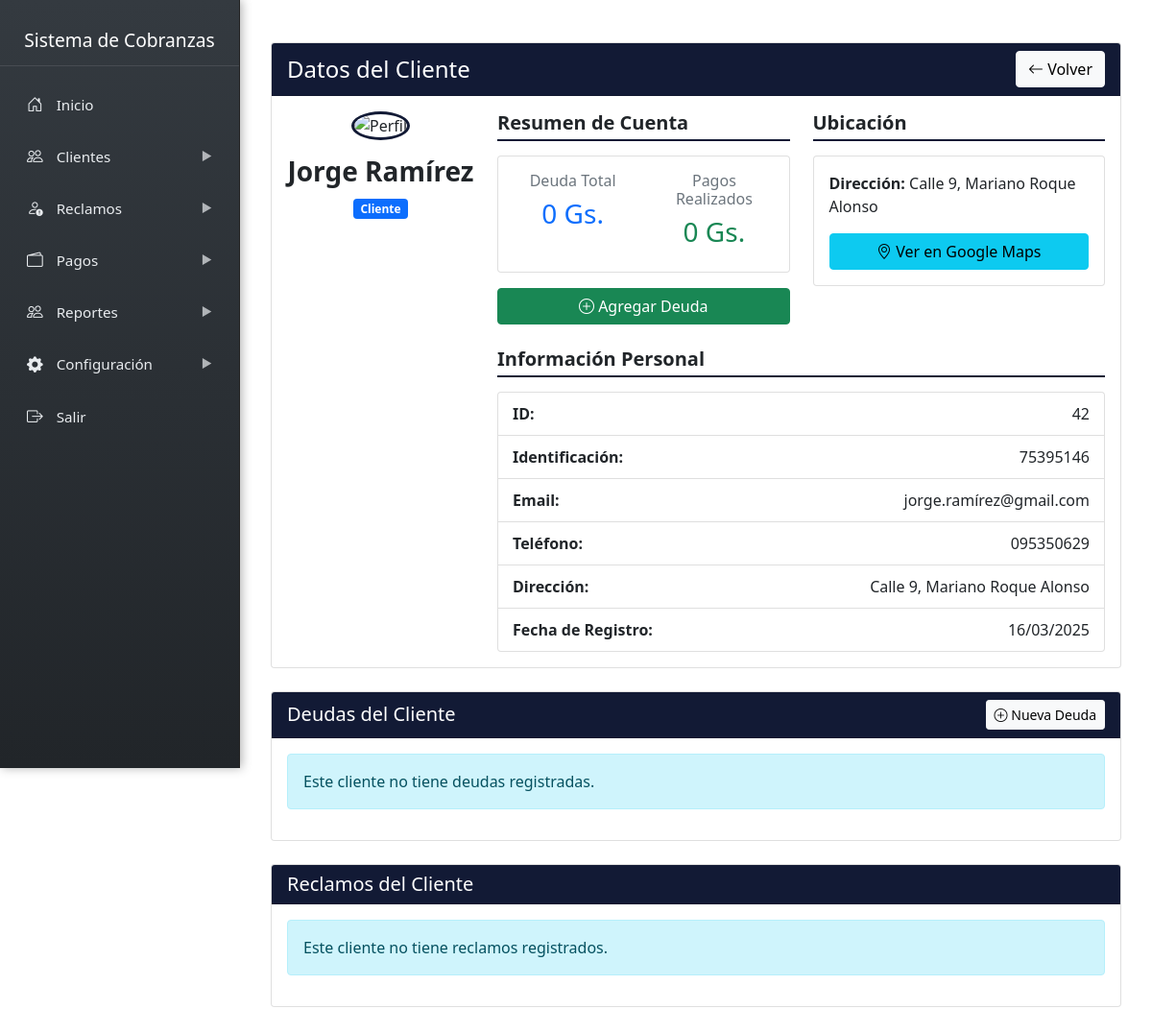
The app's page /gestor/sidebar/clientes/cliente_datos.php?id=42 with its own data.
### tables this page shows
CREATE TABLE `clientes` (
  `id` int NOT NULL,
  `nombre` varchar(200) NOT NULL,
  `identificacion` varchar(20) DEFAULT NULL,
  `direccion` text,
  `ubicacion_link` text,
  `telefono` varchar(20) DEFAULT NULL,
  `email` varchar(100) DEFAULT NULL,
  `created_at` timestamp NULL DEFAULT CURRENT_TIMESTAMP,
  `imagen` varchar(255) NOT NULL DEFAULT 'default.png',
  `password` varchar(255) DEFAULT NULL
);

### gestor/sidebar/clientes/cliente_datos.php (the view, shortened to what this page needs)
<?php include '../../inc/sidebar.php'; ?>
<link rel="stylesheet" href="https://unpkg.com/leaflet@1.7.1/dist/leaflet.css" />
<?php
require_once '../cnx.php';
$cliente_id = $_GET['id'];
$query = "SELECT c.*
          FROM clientes c
          WHERE c.id = ?";
$stmt = $conn->prepare($query);
$stmt->bind_param("i", $cliente_id);
$stmt->execute();
$result = $stmt->get_result();
$cliente = $result->fetch_assoc();
$query_deudas = "SELECT d.*, p.nombre as politica_nombre, p.tasa
                FROM deudas d
                JOIN politicas_interes p ON d.politica_interes_id = p.id
                WHERE d.cliente_id = ?
                ORDER BY d.fecha_vencimiento DESC";
$stmt_deudas = $conn->prepare($query_deudas);
$stmt_deudas->bind_param("i", $cliente_id);
$stmt_deudas->execute();
$result_deudas = $stmt_deudas->get_result();
$deuda_total = 0;
$result_deudas->data_seek(0);
$query_reclamos = "SELECT * FROM reclamos WHERE cliente_id = ? ORDER BY created_at DESC";
$stmt_reclamos = $conn->prepare($query_reclamos);
$stmt_reclamos->bind_param("i", $cliente_id);
$stmt_reclamos->execute();
$result_reclamos = $stmt_reclamos->get_result();
?>
<div class="content-wrapper">
    <div class="container mt-4">
        <div class="row">
            <div class="col-md-12 mb-4">
                <div class="card">
                    <div class="card-header bg-custom text-white d-flex justify-content-between align-items-center">
                        <h4 class="mb-0">Datos del Cliente</h4>
                        <a href="ver_clientes.php" class="btn btn-light">
                            <i class="bi bi-arrow-left"></i> Volver
                        </a>
                    </div>
                    <div class="card-body">
                        <div class="row">
                            <div class="col-md-3 text-center">
                                <div class="profile-img-container mb-3">
                                    <?php if(!empty($cliente['imagen']) && $cliente['imagen'] != 'default.png'): ?>
                                        <img src="../../../uploads/profiles/<?php echo $cliente['imagen']; ?>"
                                             alt="Perfil"
                                             class="img-fluid rounded-circle profile-image"
                                             style="width: 150px; height: 150px; object-fit: cover; border: 3px solid #121a35;">
                                    <?php else: ?>
                                        <img src="../../../uploads/profiles/default.png"
                                             alt="Perfil"
                                             class="img-fluid rounded-circle profile-image"
                                             style="width: 150px; height: 150px; object-fit: cover; border: 3px solid #121a35;">
                                    <?php endif; ?>
                                </div>
                                <h3 class="cliente-nombre"><?php echo htmlspecialchars($cliente['nombre']); ?></h3>
                                <span class="badge bg-primary">Cliente</span>
                            </div>
                            <div class="col-md-9">
                                <div class="row">
                                    <div class="col-md-6">
                                        <h5 class="info-section-title">Resumen de Cuenta</h5>
                                        <div class="card mb-3">
                                            <div class="card-body">
                                                <div class="row text-center">
                                                    <div class="col-6">
                                                        <h6 class="text-muted">Deuda Total</h6>
                                                        <h3 class="text-primary"><?php echo number_format($deuda_total, 0, ',', '.'); ?> Gs.</h3>
                                                    </div>
                                                    <div class="col-6">
                                                        <h6 class="text-muted">Pagos Realizados</h6>
                                                        <h3 class="text-success">0 Gs.</h3>
                                                    </div>
                                                </div>
                                            </div>
                                        </div>
                                        <div class="d-grid gap-2 mt-3">
                                            <a href="agregar_deuda.php?cliente_id=<?php echo $cliente['id']; ?>" class="btn btn-success">
                                                <i class="bi bi-plus-circle"></i> Agregar Deuda
                                            </a>
                                        </div>
                                    </div>
                                    <div class="col-md-6">
                                        <h5 class="info-section-title">Ubicación</h5>
                                        <?php if(!empty($cliente['ubicacion_link'])): ?>
                                            <div class="card mb-3">
                                                <div class="card-body">
                                                    <p><strong>Dirección:</strong> <?php echo htmlspecialchars($cliente['direccion']); ?></p>
                                                    <a href="<?php echo htmlspecialchars($cliente['ubicacion_link']); ?>"
                                                       target="_blank"
                                                       class="btn btn-info w-100">
                                                        <i class="bi bi-geo-alt"></i> Ver en Google Maps
                                                    </a>
                                                </div>
                                            </div>
                                        <?php endif; ?>
                                    </div>
                                </div>
                                <div class="row mt-4">
                                    <div class="col-md-12">
                                        <h5 class="info-section-title">Información Personal</h5>
                                        <ul class="list-group cliente-info-list">
                                            <li class="list-group-item d-flex justify-content-between">
                                                <strong>ID:</strong>
                                                <span><?php echo $cliente['id']; ?></span>
                                            </li>
                                            <li class="list-group-item d-flex justify-content-between">
                                                <strong>Identificación:</strong>
                                                <span><?php echo htmlspecialchars($cliente['identificacion']); ?></span>
                                            </li>
                                            <li class="list-group-item d-flex justify-content-between">
                                                <strong>Email:</strong>
                                                <span><?php echo !empty($cliente['email']) ? htmlspecialchars($cliente['email']) : ''; ?></span>
                                            </li>
                                            <li class="list-group-item d-flex justify-content-between">
                                                <strong>Teléfono:</strong>
                                                <span><?php echo htmlspecialchars($cliente['telefono']); ?></span>
                                            </li>
                                            <li class="list-group-item d-flex justify-content-between">
                                                <strong>Dirección:</strong>
                                                <span><?php echo htmlspecialchars($cliente['direccion']); ?></span>
                                            </li>
                                            <li class="list-group-item d-flex justify-content-between">
                                                <strong>Fecha de Registro:</strong>
                                                <span><?php echo date('d/m/Y', strtotime($cliente['created_at'])); ?></span>
                                            </li>
                                        </ul>
                                    </div>
                                </div>
                            </div>
                        </div>
                    </div>
                </div>
            </div>
        </div>
        <div class="card mb-4">
            <div class="card-header bg-custom text-white d-flex justify-content-between align-items-center">
                <h5 class="mb-0">Deudas del Cliente</h5>
                <a href="agregar_deuda.php?cliente_id=<?php echo $cliente_id; ?>" class="btn btn-light btn-sm">
                    <i class="bi bi-plus-circle"></i> Nueva Deuda
                </a>
            </div>
            <div class="card-body">
                <?php if($result_deudas->num_rows > 0): ?>
                    <div class="deudas-container">
                        <?php
                        $contador_deudas = 1;
                        while($deuda = $result_deudas->fetch_assoc()):
                        ?>
                            <div class="deuda-item mb-3">
                                <div class="deuda-header" onclick="toggleDeuda('deuda-<?php echo $deuda['id']; ?>')">
                                    <div class="d-flex justify-content-between align-items-center">
                                        <div>
                                            <strong>#<?php echo $contador_deudas; ?></strong> -
                                            <?php echo htmlspecialchars($deuda['descripcion']); ?>
                                        </div>
                                        <div class="d-flex align-items-center">
                                            <span class="badge <?php
                                                if($deuda['estado'] == 'pendiente') echo 'bg-warning text-dark';
                                                elseif($deuda['estado'] == 'pagado') echo 'bg-success';
                                                elseif($deuda['estado'] == 'vencido') echo 'bg-danger';
                                            ?> me-2">
                                                <?php echo ucfirst($deuda['estado']); ?>
                                            </span>
                                            <i class="bi bi-chevron-down toggle-icon"></i>
                                        </div>
                                    </div>
                                </div>
                                <div class="deuda-content" id="deuda-<?php echo $deuda['id']; ?>">
                                    <div class="row">
                                        <div class="col-md-6">
                                            <p><strong>Monto:</strong> <?php echo number_format($deuda['monto'], 0, ',', '.'); ?> Gs.</p>
                                            <p><strong>Fecha Emisión:</strong> <?php echo date('d/m/Y', strtotime($deuda['fecha_emision'])); ?></p>
                                            <p><strong>Fecha Vencimiento:</strong> <?php echo date('d/m/Y', strtotime($deuda['fecha_vencimiento'])); ?></p>
                                        </div>
                                        <div class="col-md-6">
                                            <p><strong>Política de Interés:</strong> <?php echo htmlspecialchars($deuda['politica_nombre']); ?> (<?php echo $deuda['tasa']; ?>%)</p>
                                            <p><strong>Saldo Pendiente:</strong> <?php echo number_format($deuda['saldo_pendiente'], 0, ',', '.'); ?> Gs.</p>
                                        </div>
                                    </div>
                                    <div class="mt-3">
                                        <div class="btn-group" role="group">
                                            <a href="deudas/ver_deuda.php?id=<?php echo $deuda['id']; ?>" class="btn btn-sm btn-info" title="Ver deuda">
                                                <i class="bi bi-eye"></i> Ver detalles
                                            </a>
                                            <a href="editar_deuda.php?id=<?php echo $deuda['id']; ?>" class="btn btn-sm btn-primary" title="Editar deuda">
                                                <i class="bi bi-pencil"></i> Editar
                                            </a>
                                            <button class="btn btn-sm btn-danger" onclick="eliminarDeuda(<?php echo $deuda['id']; ?>)" title="Eliminar deuda">
                                                <i class="bi bi-trash"></i> Eliminar
                                            </button>
                                        </div>
                                    </div>
                                </div>
                            </div>
                        <?php
                        $contador_deudas++;
                        endwhile;
                        ?>
                    </div>
                <?php else: ?>
                    <div class="alert alert-info">
                        Este cliente no tiene deudas registradas.
                    </div>
                <?php endif; ?>
            </div>
        </div>
        <div class="card mb-4">
            <div class="card-header bg-custom text-white">
                <h5 class="mb-0">Reclamos del Cliente</h5>
            </div>
            <div class="card-body">
                <?php if($result_reclamos->num_rows > 0): ?>
                    <div class="row">
                        <?php
                        $counter = 0;
                        while($reclamo = $result_reclamos->fetch_assoc()):
                        ?>
                            <div class="col-md-6 mb-3">
                                <div class="card h-100">
                                    <div class="card-header d-flex justify-content-between align-items-center">
                                        <h6 class="mb-0">Reclamo #<?php echo $reclamo['id']; ?></h6>
                                        <span class="badge <?php echo ($reclamo['estado'] == 'abierto') ? 'bg-danger' : 'bg-success'; ?>">
                                            <?php echo ucfirst($reclamo['estado']); ?>
                                        </span>
                                    </div>
                                    <div class="card-body">
                                        <p class="card-text"><?php echo htmlspecialchars($reclamo['descripcion']); ?></p>
                                        <p class="card-text"><small class="text-muted">Fecha: <?php echo date('d/m/Y H:i', strtotime($reclamo['created_at'])); ?></small></p>
                                    </div>
                                    <div class="card-footer">
                                        <a href="ver_reclamo.php?id=<?php echo $reclamo['id']; ?>" class="btn btn-sm btn-primary">Ver Detalles</a>
                                    </div>
                                </div>
                            </div>
                            <?php if($counter % 2 == 1): ?>
                                <div class="w-100"></div>
                            <?php endif; ?>
                        <?php $counter++; endwhile; ?>
                    </div>
                <?php else: ?>
                    <div class="alert alert-info">
                        Este cliente no tiene reclamos registrados.
                    </div>
                <?php endif; ?>
            </div>
        </div>
    </div>
</div>

### records on screen
clientes: nombre "Jorge Ramírez", direccion "Calle 9, Mariano Roque Alonso", id "42", identificacion "75395146", email "jorge.ramírez@gmail.com", telefono "095350629", created_at "16/03/2025"

### other values on screen
$deuda_total "0"
